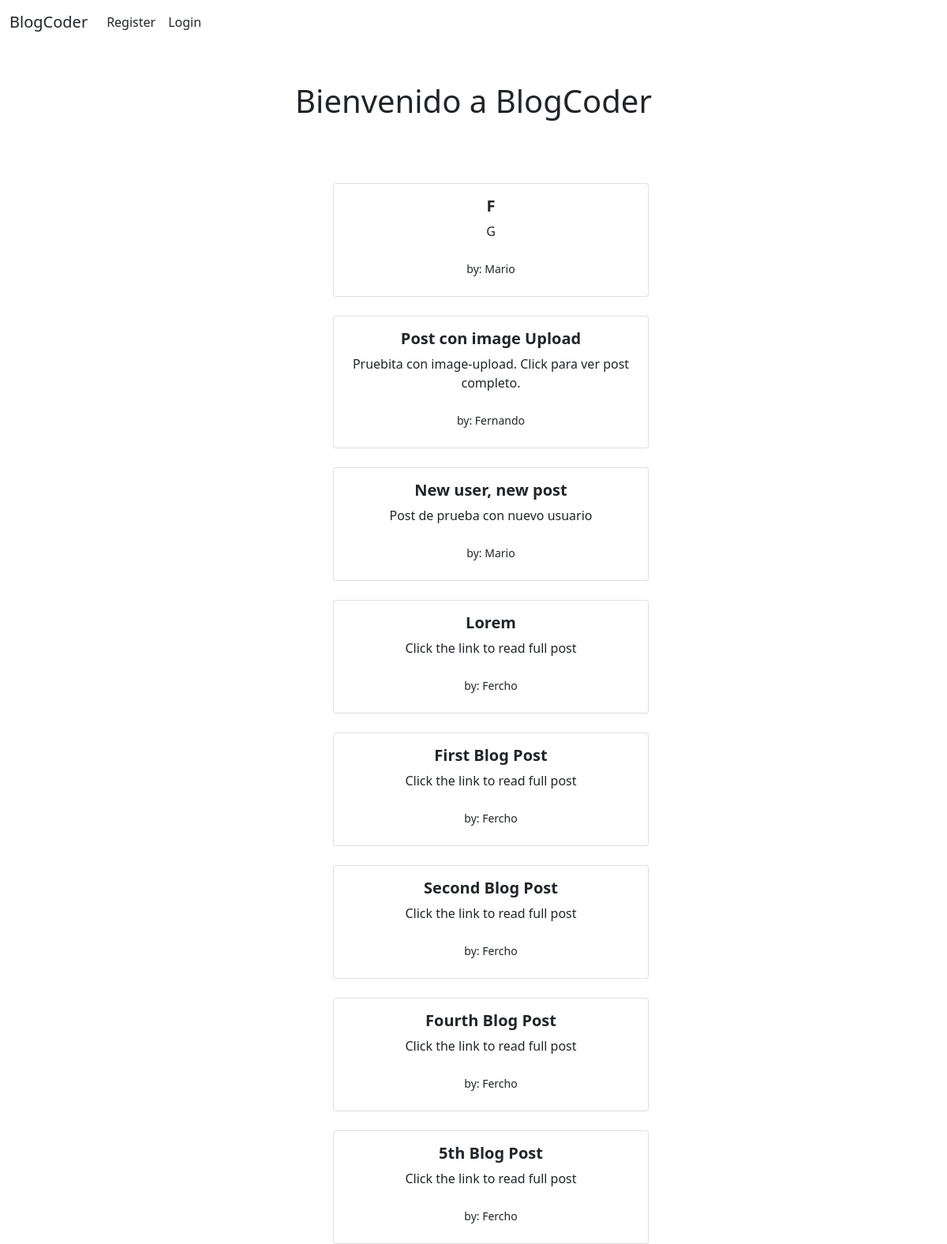
The page / on the database its author committed.
### Blog/models.py (models this page shows, shortened)
class Post(models.Model):
    title=models.CharField(max_length=255)
    author=models.ForeignKey(User,on_delete=models.CASCADE)
    body = RichTextField(blank=True, null=True)
    pub_date=models.DateField(auto_now_add=True)
    snippet=models.CharField(max_length=255)
    header_image=models.ImageField(null=True,blank=True,upload_to="images/")

### Blog/views.py (the view)
# urls.py: path('', HomeView.as_view(),name="home"),
class HomeView(ListView):
    model=Post
    template_name='home.html'
    ordering= ['-pub_date']

### Blog/templates/home.html (shortened to what this page needs)
{% load static%}
<!DOCTYPE html>
<html lang="en">
<head>
    <link rel="stylesheet" href="https://cdn.jsdelivr.net/npm/bootstrap@5.1.3/dist/css/bootstrap.min.css">
</head>
<body>
    <nav class="navbar navbar-expand-lg bg-white">
        <div class="container-fluid">
            <a class="navbar-brand link-dark" href="{%url 'home'%}">BlogCoder</a>
            <div class="collapse navbar-collapse" id="navbarNav">
                <ul class="navbar-nav mr-auto">
                {% if user.is_authenticated %}
                    <li class="nav-item">
                        <a class="nav-link link-dark" href="{%url 'add_post'%}">Agregar post</a>
                    </li>
                    <li class="nav-item dropdown">
                        <a class="nav-link link-dark dropdown-toggle" href="#" id="navbarDropdownMenuLink" role="button" data-bs-toggle="dropdown" aria-expanded="false">
                          Usuario
                        </a>
                        <ul class="dropdown-menu" aria-labelledby="navbarDropdownMenuLink">
                          <li><a class="dropdown-item" href="{%url 'update-profile'%}">Editar datos</a></li>
                          {%if user.profile.id%}
                          <li><a class="dropdown-item" href="{%url 'edit-profile-page' user.profile.id %}">Editar Perfil</a></li>
                          <li><a class="dropdown-item" href="{%url 'profile-page' post.author.profile.id %}">Ver Perfil</a></li>
                          {%else%}
                          <li><a class="dropdown-item" href="{%url 'create_profile'%}">Crear Perfil</a></li>
                          {%endif%}
                        </ul>
                      </li>
                    <li class="nav-item">
                        <a class="nav-link link-dark" href="{% url 'logout' %}">Logout</a>
                    </li>
                {% else %}
                    <li class="nav-item">
                        <a class="nav-link link-dark" href="{% url 'register' %}">Register</a>
                    </li>
                    <li class="nav-item">
                        <a class="nav-link link-dark" href="{% url 'login' %}">Login</a>
                    </li>
                {%endif%}
                </ul>
            </div>
        </div>
    </nav><br><br>
<div class="container">
    {% block content %}
    <div class="row text-center">
        <div class="col-lg-3">
        </div>
        <div class="col-lg-6">
            <h1>Bienvenido a BlogCoder</h1></br>
        </div>
    </div>
    <div class="row text-center">
        <div class="col-lg-4"></div>
        <div class="col-lg-6 text-center">
            {% for post in object_list %}</br>
            <div class="card" style="width: 25rem;">
                <div class="card-body">
                  <h5 class="card-title"><strong>{{post.title}}</strong></h5>
                  <p class="card-text">{{post.snippet}}</p>
                  <a href="{% url 'article-detail' post.pk %}" class="btn btn-white stretched-link"><small>by: {{post.author.first_name}}</small></a>
                </div>
              </div>
            {% endfor %}
        </div>
    </div>
    {% endblock %}
</div>
</body>
</html>

### rows shown on the page
Post: title "F", snippet "G", author.first_name "Mario"
Post: title "Post con image Upload", snippet "Pruebita con image-upload. Click para ver post completo.", author.first_name "Fernando"
Post: title "New user, new post", snippet "Post de prueba con nuevo usuario", author.first_name "Mario"
Post: title "Lorem", snippet "Click the link to read full post", author.first_name "Fercho"
Post: title "First Blog Post", snippet "Click the link to read full post", author.first_name "Fercho"
Post: title "Second Blog Post", snippet "Click the link to read full post", author.first_name "Fercho"
Post: title "Fourth Blog Post", snippet "Click the link to read full post", author.first_name "Fercho"
Post: title "5th Blog Post", snippet "Click the link to read full post", author.first_name "Fercho"
